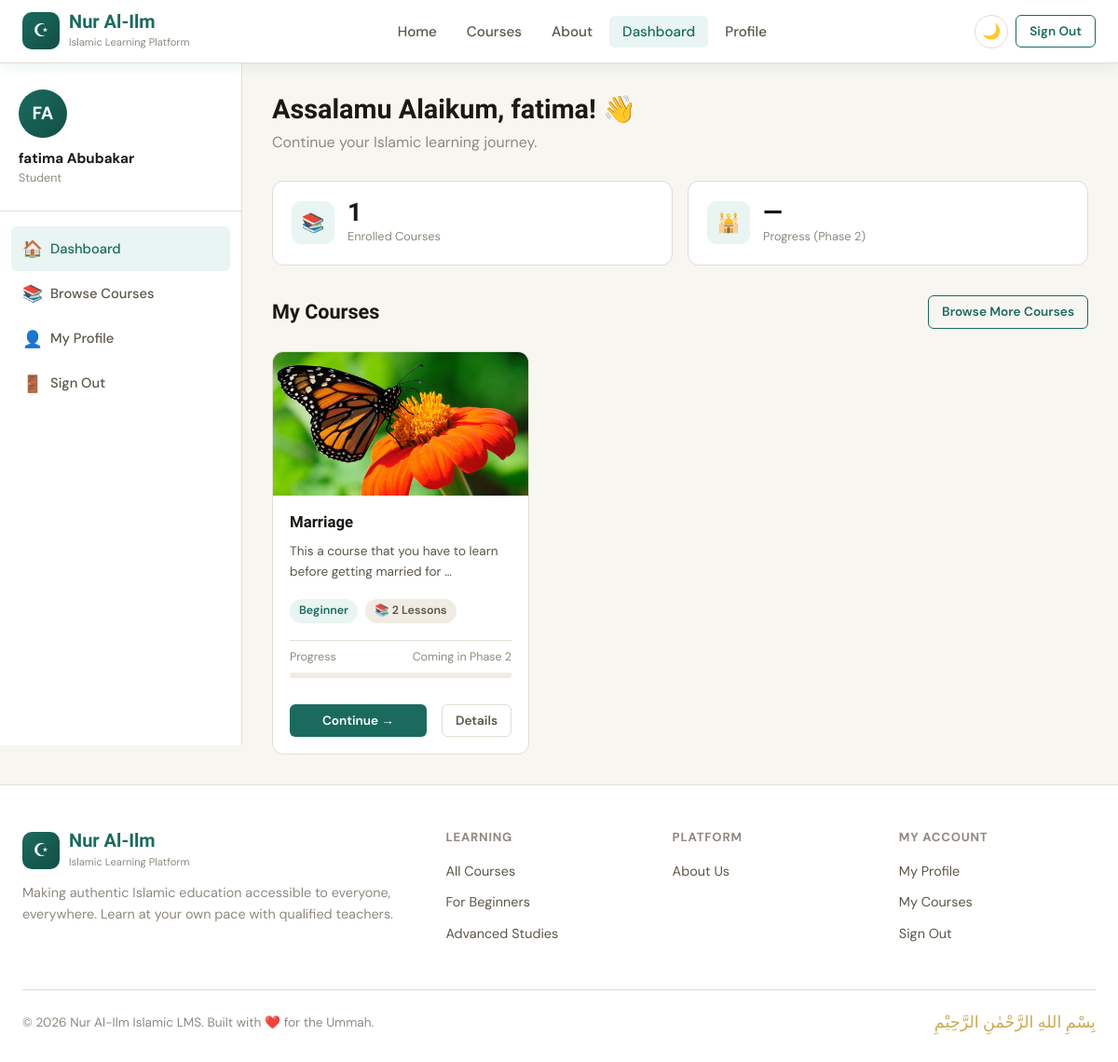
The app's page /courses/dashboard/student/ (signed in), older data.
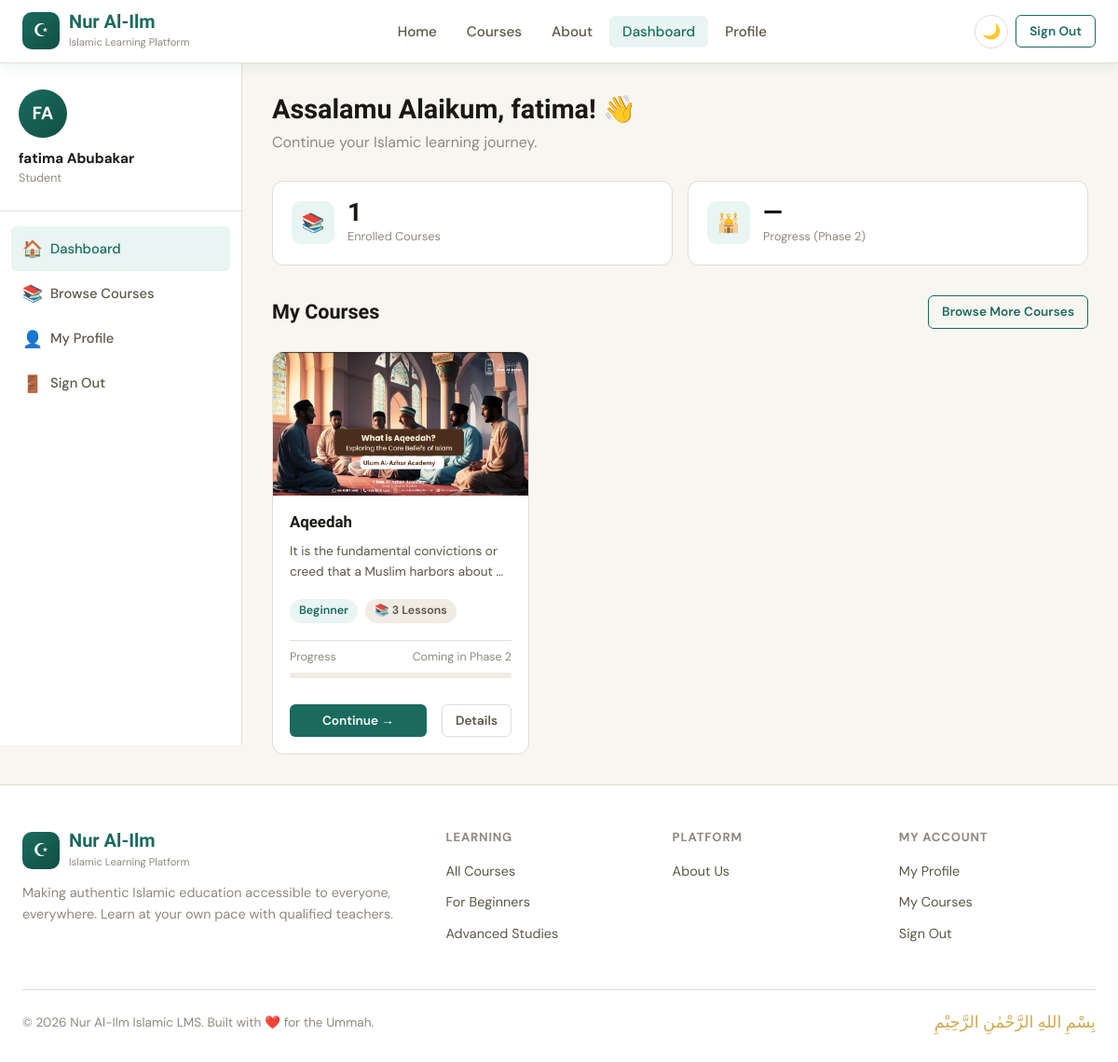
The same page, newer data.
### courses/models.py (models this page shows, shortened)
class Enrollment(models.Model):
    student = models.ForeignKey(
        settings.AUTH_USER_MODEL,
        on_delete=models.CASCADE,
        related_name='enrollments',
        limit_choices_to={'role': 'student'},
    )
    course = models.ForeignKey(
        Course,
        on_delete=models.CASCADE,
        related_name='enrollments',
    )
    enrolled_at = models.DateTimeField(auto_now_add=True)
    class Meta:
        unique_together = ('student', 'course')  # Prevent duplicate enrollments
        ordering = ['-enrolled_at']

class Course(models.Model):
    class Level(models.TextChoices):
        BEGINNER = 'beginner', 'Beginner'
        INTERMEDIATE = 'intermediate', 'Intermediate'
        ADVANCED = 'advanced', 'Advanced'
    teacher = models.ForeignKey(
        settings.AUTH_USER_MODEL,
        on_delete=models.CASCADE,
        related_name='courses_taught',
        limit_choices_to={'role': 'teacher'},
    )
    category = models.ForeignKey(
        Category,
        on_delete=models.SET_NULL,
        null=True,
        blank=True,
        related_name='courses',
        help_text="The subject area this course belongs to.",
    )
    title = models.CharField(max_length=200)
    slug = models.SlugField(unique=True, blank=True)
    thumbnail = models.ImageField(upload_to='thumbnails/', blank=True, null=True)
    short_description = models.CharField(max_length=300)
    full_description = models.TextField()
    level = models.CharField(max_length=15, choices=Level.choices, default=Level.BEGINNER)
    duration = models.CharField(max_length=100, help_text="e.g. '8 weeks', '40 hours'")
    is_published = models.BooleanField(default=False)
    created_at = models.DateTimeField(auto_now_add=True)
    updated_at = models.DateTimeField(auto_now=True)
    class Meta:
        ordering = ['-created_at']
    @property
    def lesson_count(self):
        return self.lessons.count()

### courses/views.py (the view)
# urls.py: path('dashboard/student/', views.student_dashboard, name='student_dashboard'),
@login_required
def student_dashboard(request):
    if not request.user.is_student:
        if request.user.is_teacher:
            return redirect('teacher_dashboard')
        return redirect('home')
    enrollments = Enrollment.objects.filter(
        student=request.user
    ).select_related('course', 'course__teacher')
    context = {
        'enrollments': enrollments,
    }
    return render(request, 'courses/student_dashboard.html', context)

### accounts/models.py (called while the page is built)
    @property
    def is_student(self):
        return self.role == self.Role.STUDENT

    @property
    def is_teacher(self):
        return self.role == self.Role.TEACHER

### courses/templates/courses/student_dashboard.html (shortened to what this page needs)
{% extends 'base.html' %}
{% block content %}
<div class="dashboard-layout">
  <aside class="sidebar">
    <div class="sidebar-user">
      <div class="sidebar-avatar">
        {% if user.profile_picture %}
          <img src="{{ user.profile_picture.url }}" alt="{{ user.get_full_name }}">
        {% else %}
          {{ user.first_name|first|upper }}{{ user.last_name|first|upper }}
        {% endif %}
      </div>
      <div class="sidebar-name">{{ user.get_full_name|default:user.username }}</div>
      <div class="sidebar-role">{{ user.get_role_display }}</div>
    </div>
    <ul class="sidebar-nav">
      <li><a href="{% url 'student_dashboard' %}" class="active"><span class="nav-icon">🏠</span> Dashboard</a></li>
      <li><a href="{% url 'course_list' %}"><span class="nav-icon">📚</span> Browse Courses</a></li>
      <li><a href="{% url 'profile' %}"><span class="nav-icon">👤</span> My Profile</a></li>
      <li><a href="{% url 'logout' %}"><span class="nav-icon">🚪</span> Sign Out</a></li>
    </ul>
  </aside>
  <div class="dashboard-main">
    <div class="dashboard-header">
      <h1>Assalamu Alaikum, {{ user.first_name|default:user.username }}! 👋</h1>
      <p>Continue your Islamic learning journey.</p>
    </div>
    <div class="stats-row">
      <div class="stat-card">
        <div class="stat-card-icon">📚</div>
        <div>
          <div class="stat-card-num">{{ enrollments.count }}</div>
          <div class="stat-card-label">Enrolled Courses</div>
        </div>
      </div>
      <div class="stat-card">
        <div class="stat-card-icon">🕌</div>
        <div>
          <div class="stat-card-num">—</div>
          <div class="stat-card-label">Progress (Phase 2)</div>
        </div>
      </div>
    </div>
    <div class="action-bar">
      <h3>My Courses</h3>
      <a href="{% url 'course_list' %}" class="btn btn-outline btn-sm">Browse More Courses</a>
    </div>
    {% if enrollments %}
      <div class="grid-3">
        {% for enrollment in enrollments %}
          <div class="card course-card">
            {% if enrollment.course.thumbnail %}
              <img src="{{ enrollment.course.thumbnail.url }}" alt="{{ enrollment.course.title }}" class="course-card-thumb">
            {% else %}
              <div class="course-card-thumb-placeholder">📖</div>
            {% endif %}
            <div class="course-card-body">
              <h3 class="course-card-title">{{ enrollment.course.title }}</h3>
              <p class="course-card-desc" style="font-size:.85rem;">{{ enrollment.course.short_description|truncatewords:12 }}</p>
              <div class="flex gap-1 flex-wrap mt-1">
                <span class="badge badge-teal">{{ enrollment.course.get_level_display }}</span>
                <span class="badge badge-gray">📚 {{ enrollment.course.lesson_count }} lessons</span>
              </div>
              <div style="margin-top:8px;padding:8px 0;border-top:1px solid var(--border);">
                <div style="display:flex;justify-content:space-between;align-items:center;margin-bottom:6px;">
                  <span style="font-size:.78rem;color:var(--text-3);">Progress</span>
                  <span style="font-size:.78rem;color:var(--text-3);">Coming in Phase 2</span>
                </div>
                <div style="height:6px;background:var(--surface-2);border-radius:3px;overflow:hidden;">
                </div>
              </div>
              <div class="flex gap-2 mt-2" style="margin-top:10px;">
                {% if enrollment.course.lessons.count > 0 %}
                  <a href="{% url 'lesson_view' enrollment.course.slug enrollment.course.lessons.first.id %}" class="btn btn-primary btn-sm" style="flex:1;justify-content:center;">Continue →</a>
                {% endif %}
                <a href="{% url 'course_detail' enrollment.course.slug %}" class="btn btn-ghost btn-sm">Details</a>
              </div>
            </div>
          </div>
        {% endfor %}
      </div>
    {% endif %}
  </div>
</div>
{% endblock %}

Row changes from the older to the newer data that the page shows:
removed Enrollment: course.thumbnail (picture), course "Marriage", course.short_description "This a course that you have to learn before getting married for …", course.level "Beginner", course.lesson_count "2", shows "Continue →"
added Enrollment: course.thumbnail (picture), course "Aqeedah", course.short_description "It is the fundamental convictions or creed that a Muslim harbors about …", course.level "Beginner", course.lesson_count "3", shows "Continue →"
